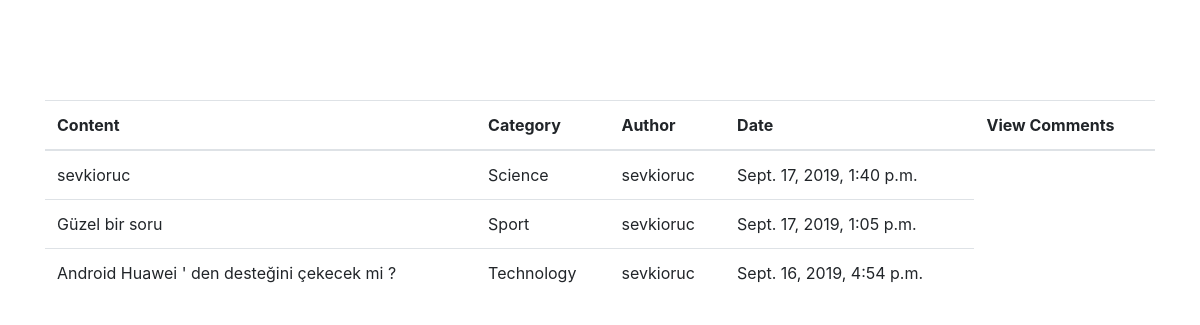
The app's page /question/ (signed in), older data.
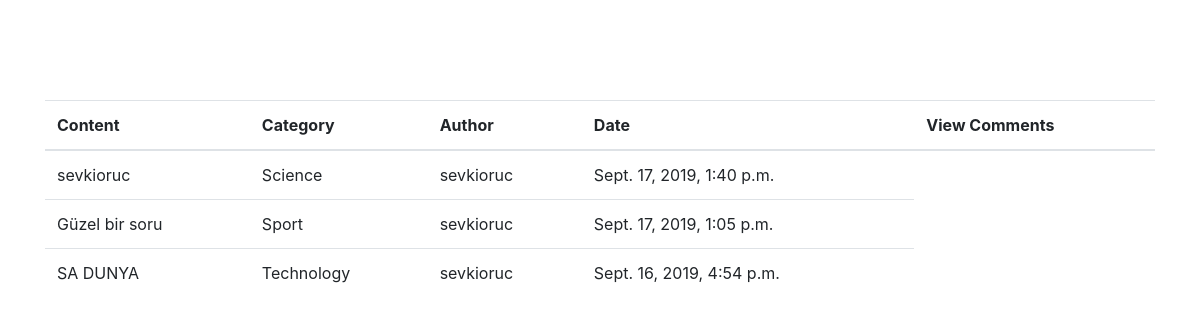
The same page, newer data.
### blog/models.py (models this page shows, shortened)
class Question(models.Model):
    author = models.ForeignKey("auth.User", on_delete=models.CASCADE)
    content = models.TextField()
    created_date = models.DateTimeField(auto_now_add=True)
    category = models.CharField(max_length=50, default='None')

### blog/views.py (the view)
# urls.py: path('', views.dashboard, name="dashboard"),
@login_required(login_url='/user/login/')
def dashboard(request):
    questions = Question.objects.all().order_by('-created_date')
    return render(request, "dashboard.html", {"questions": questions})

### templates/dashboard.html
{% extends "base.html" %}
{% block body %}
{% if questions %}
<table class="table">
    <thead>
        <tr>
            <th scope="col">Content</th>
            <th scope="col">Category</th>
            <th scope="col">Author</th>
            <th scope="col">Date</th>
            <th scope="col">View Comments</th>
        </tr>
    </thead>
    <tbody>
        {% for question in questions %}
        <tr>
            <td>{{question.content}}</a></td>
            <td>{{question.category}}</a></td>
            <td>{{question.author.username}}</td>
            <td>{{question.created_date}}</td>
        </tr>
        {% endfor %}
    </tbody>
</table>
{% endif %}
{% endblock %}

Row changes from the older to the newer data that the page shows:
changed Question "Technology": content "Android Huawei ' den desteğini çekecek mi ?" → "SA DUNYA"
